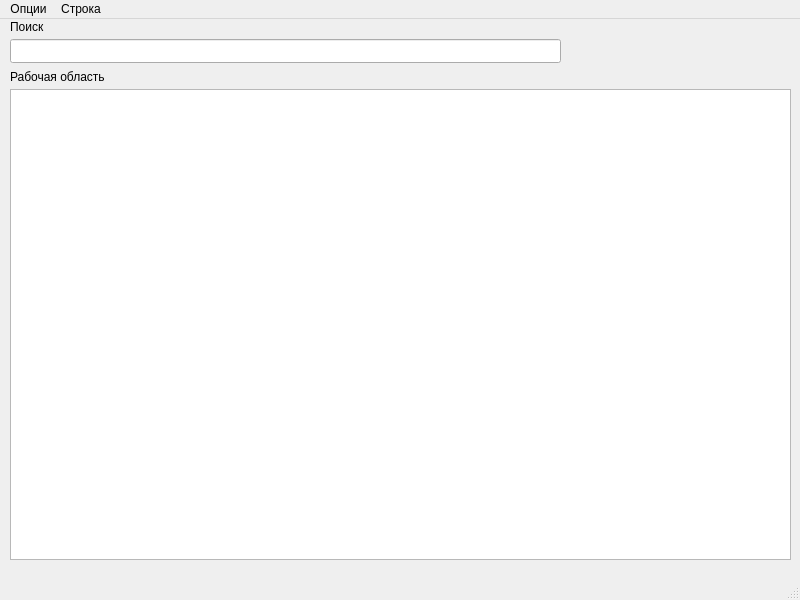
<?xml version="1.0" encoding="UTF-8"?>
<ui version="4.0">
 <class>MainWindow</class>
 <widget class="QMainWindow" name="MainWindow">
  <property name="geometry">
   <rect>
    <x>0</x>
    <y>0</y>
    <width>800</width>
    <height>600</height>
   </rect>
  </property>
  <property name="windowTitle">
   <string>Таблица</string>
  </property>
  <widget class="QWidget" name="centralwidget">
   <widget class="QTableView" name="MainTable">
    <property name="geometry">
     <rect>
      <x>10</x>
      <y>70</y>
      <width>781</width>
      <height>471</height>
     </rect>
    </property>
    <property name="autoScrollMargin">
     <number>17</number>
    </property>
    <property name="editTriggers">
     <set>QAbstractItemView::EditTrigger::NoEditTriggers</set>
    </property>
   </widget>
   <widget class="QLineEdit" name="searchEdit">
    <property name="geometry">
     <rect>
      <x>10</x>
      <y>20</y>
      <width>551</width>
      <height>24</height>
     </rect>
    </property>
   </widget>
   <widget class="QLabel" name="label">
    <property name="geometry">
     <rect>
      <x>10</x>
      <y>0</y>
      <width>49</width>
      <height>16</height>
     </rect>
    </property>
    <property name="text">
     <string>Поиск</string>
    </property>
   </widget>
   <widget class="QLabel" name="label_2">
    <property name="geometry">
     <rect>
      <x>10</x>
      <y>50</y>
      <width>101</width>
      <height>16</height>
     </rect>
    </property>
    <property name="text">
     <string>Рабочая область</string>
    </property>
   </widget>
  </widget>
  <widget class="QMenuBar" name="menubar">
   <property name="geometry">
    <rect>
     <x>0</x>
     <y>0</y>
     <width>800</width>
     <height>21</height>
    </rect>
   </property>
   <widget class="QMenu" name="menu">
    <property name="title">
     <string>Опции</string>
    </property>
    <addaction name="action_4"/>
    <addaction name="action"/>
    <addaction name="action_2"/>
   </widget>
   <widget class="QMenu" name="menu_2">
    <property name="title">
     <string>Строка</string>
    </property>
    <addaction name="action_3"/>
   </widget>
   <addaction name="menu"/>
   <addaction name="menu_2"/>
  </widget>
  <widget class="QStatusBar" name="statusbar"/>
  <action name="action">
   <property name="text">
    <string>Загрузить</string>
   </property>
  </action>
  <action name="action_2">
   <property name="text">
    <string>Сохранить</string>
   </property>
  </action>
  <action name="action_3">
   <property name="text">
    <string>Добавить</string>
   </property>
  </action>
  <action name="action_4">
   <property name="text">
    <string>Создать</string>
   </property>
  </action>
 </widget>
 <resources/>
 <connections/>
</ui>
